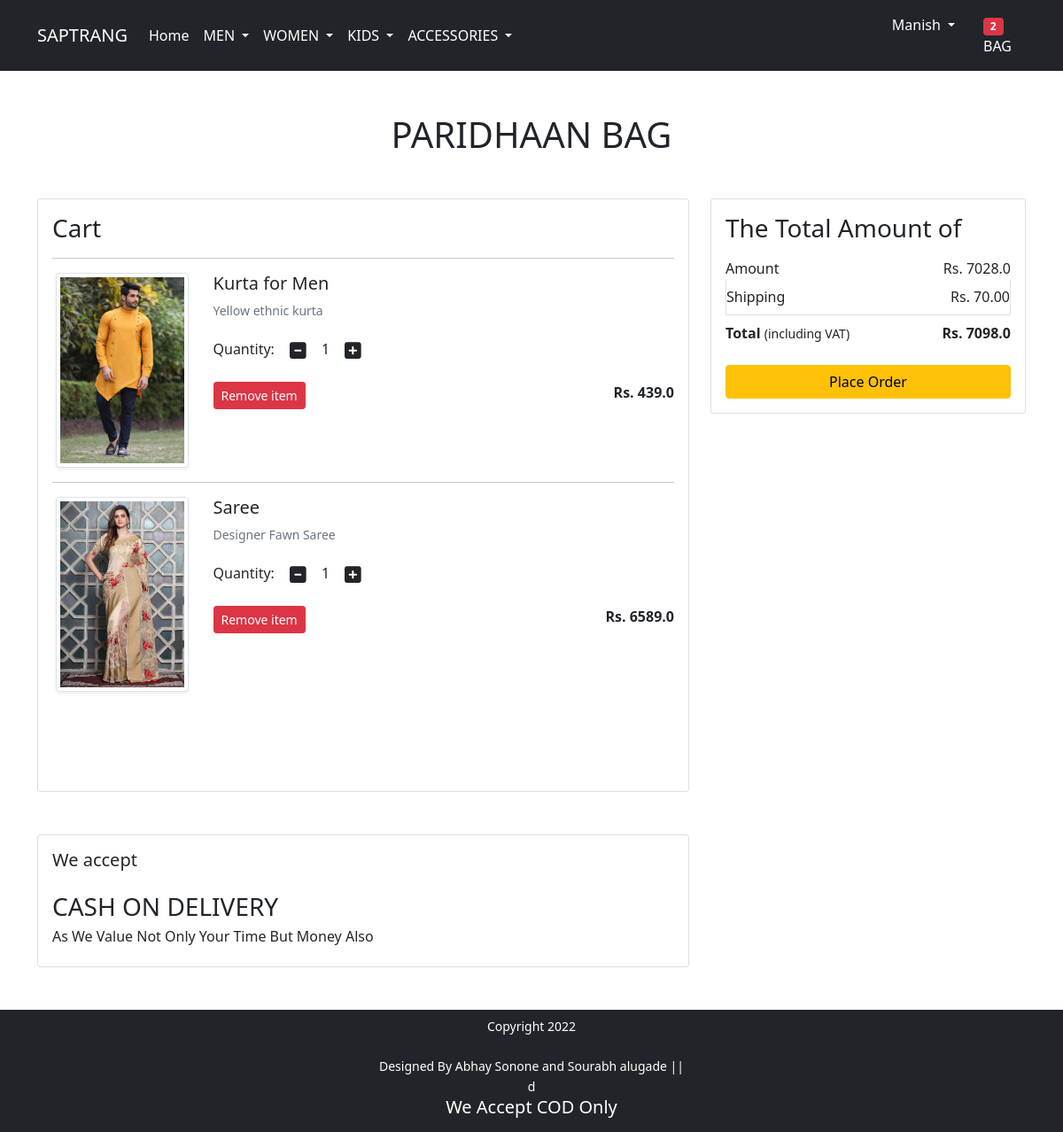
Screenshot of /cart/ (signed in) with the database file from the repository.
### app/models.py (models this page shows, shortened)
class Cart(models.Model):
    user= models.ForeignKey(User, on_delete=models.CASCADE)
    product= models.ForeignKey(Product, on_delete=models.CASCADE)
    quantity = models.PositiveIntegerField(default=1)

class Product(models.Model):
    title =models.CharField(max_length=100)
    selling_price =models.FloatField()
    discounted_price = models.FloatField()
    description = models.TextField()
    brand = models.CharField(max_length=100)
    category= models.CharField(choices=CATEGORY_CHOICES,max_length=5)
    product_image = models.ImageField(upload_to ="productimg")

### app/views.py (the view)
# urls.py: path('cart/', views.show_cart, name='cart'),
def show_cart(request):
 if request.user.is_authenticated:
     totalitem=0
     user=request.user
     cart=Cart.objects.filter(user=user)
     amount=0.0
     shipping_amount=70.0
     totalamount=0.0
     cart_product=[p for p in Cart.objects.all() if p.user==user]
     if request.user.is_authenticated:
      totalitem= len(Cart.objects.filter(user=request.user))
     if cart_product:
         for p in cart_product:
             tempamount=(p.quantity * p.product.discounted_price)
             amount+=tempamount
             totalamount=amount+shipping_amount
         return render(request, 'app/addtocart.html',{'carts':cart,'totalamount':totalamount,'amount':amount,'shipping_amount':shipping_amount,'totalitem':totalitem})
     else:
         return render(request,'app/emptycart.html')

### app/templates/app/addtocart.html (shortened to what this page needs)
{% extends 'app/base.html' %}
{% load static %}
{% block main-content %}
<div class="container my-5">
 <div class="row">
  <h1 class="text-center mb-5">PARIDHAAN BAG</h1>
  <div class="col-sm-8">
  <div class="card">
   <div class="card-body">
    <h3>Cart</h3>
    {% for cart in carts %}
    <hr>
    <div class="row">
     <div class="col-sm-3 text-center align-self-center"><img src="{{cart.product.product_image.url}}" alt="" srcset="" class="img-fluid img-thumbnail shadow-sm" height="150" width="150"> </div>
     <div class="col-sm-9">
      <div>
       <h5>{{cart.product.title}}</h5>
       <p class="mb-2 text-muted small">{{cart.product.description}}</p>
       <div class="my-3">
        <label for="quantity">Quantity:</label>
        <a class="minus-cart btn" pid="{{cart.product.id}}"><i class="fas fa-minus-square fa-lg"></i></a>
          <span id="quantity">{{cart.quantity}}</span>
        <a class="plus-cart btn" pid="{{cart.product.id}}"><i class="fas fa-plus-square fa-lg"></i></a>
       </div>
       <div class="d-flex justify-content-between">
        <a href="#" class="btn btn-sm btn-danger mr-3 remove-cart" pid="{{cart.product.id}}">Remove item </a>
        <p class="mb-0"><span><strong>Rs. {{cart.product.discounted_price}}</strong></span></p>
       </div>
      </div>
     </div>
    </div>
    {% endfor %}
   </div>
   </div>
  </div>
  <div class="col-sm-4">
   <div class="card">
    <div class="card-body">
      <h3>The Total Amount of</h3>
      <ul class="list-group">
       <li class="list-group-item d-flex justify-content-between align-items-center border-0 px-0 pb-0">Amount<span>Rs. <span id="amount">{{amount}}</span></span></li>
       <li class="list-group-item d-flex justify-content-between align-items-center px-0">Shipping<span>Rs. 70.00</span></li>
       <li class="list-group-item d-flex justify-content-between align-items-center border-0 px-0 mb-3">
        <div>
           <strong>Total</strong> <small>(including VAT)</small>
         </div>
         <span><strong>Rs. <strong id="totalamount">{{totalamount}}</strong></strong></span>
       </li>
      </ul>
      <div class="d-grid"><a href="{% url 'checkout' %}" class="btn btn-warning">Place Order</a></div>
    </div>
   </div>
  </div>
 </div>
</div>
<div class="container">
 <div class="row">
  <div class="col-sm-8">
   <div class="card">
    <div class="card-body">
      <h5 class="mb-4">We accept</h5>
      <h3>CASH ON DELIVERY</h3>
      <h6>As We Value Not Only Your Time But Money Also</h6>
    </div>
  </div>
  </div>
 </div>
</div>
{% endblock main-content %}

### app/templates/app/base.html (shortened to what this page needs)
<!doctype html>
{% load static %}
<html lang="en">
  <head>
    <link href="https://cdn.jsdelivr.net/npm/bootstrap@5.0.0-beta1/dist/css/bootstrap.min.css" rel="stylesheet">
    <link rel="stylesheet" href="{% static 'app/css/owl.carousel.min.css' %}">
    <link rel="stylesheet" href="{% static 'app/css/all.min.css' %}">
    <link rel="stylesheet" href="{% static 'app/css/style.css' %}">
  </head>
  <body>
    <nav class="navbar navbar-expand-lg navbar-dark bg-dark">
     <div class="container">
       <a class="navbar-brand" href="/">SAPTRANG</a>
       <div class="collapse navbar-collapse" id="navbarSupportedContent">
         <ul class="navbar-nav me-auto mb-2 mb-lg-0">
           <li class="nav-item">
             <a class="nav-link active" aria-current="page" href="/">Home</a>
           </li>
           <li class="nav-item dropdown">
             <a class="nav-link dropdown-toggle text-white" href="#" id="fashionDropdown" role="button" data-bs-toggle="dropdown" aria-expanded="false">
               MEN
             </a>
           </li>
           <li class="nav-item dropdown">
            <a class="nav-link dropdown-toggle text-white" href="#" id="fashionDropdown" role="button" data-bs-toggle="dropdown" aria-expanded="false">
              WOMEN
            </a>
          </li>
          <li class="nav-item dropdown">
            <a class="nav-link dropdown-toggle text-white" href="#" id="fashionDropdown" role="button" data-bs-toggle="dropdown" aria-expanded="false">
              KIDS
            </a>
          </li>
          <li class="nav-item dropdown">
            <a class="nav-link dropdown-toggle text-white" href="#" id="fashionDropdown" role="button" data-bs-toggle="dropdown" aria-expanded="false">
              ACCESSORIES
            </a>
            </li></ul>
       </div>
         <div>
          <ul class="navbar-nav me-auto mb-2 mb-lg-0">
            {%if request.user.is_authenticated %}
           <li class="nav-item dropdown mx-2">
              <a class="nav-link dropdown-toggle text-white" href="#" id="profileDropdown" role="button" data-bs-toggle="dropdown" aria-expanded="false">
                {{request.user.username|capfirst}}
              </a>
            </li>
            <li class="nav-item mx-2">
             <a href="{% url 'cart' %}" class="nav-link text-white"><span class="badge bg-danger">{{totalitem}}</span> BAG </a>
            </li>
            {% endif %}
          </ul>
         </div>
       </div>
    </nav>
    {% block main-content %} {% endblock main-content %}
    <footer class="container-fluid bg-dark text-center p-2 mt-5">
        <small class="text-white"><div>Copyright 2022 </div><div>Designed By Abhay Sonone and Sourabh alugade ||</div>d <h5>We Accept COD Only</h5></small>
    </footer>
  </body>
</html>

### rows the page displays
Cart: product.product_image (picture), product "Kurta for Men", product.description "Yellow ethnic kurta", quantity "1", product.discounted_price "439.0"
Cart: product.product_image (picture), product "Saree", product.description "Designer Fawn Saree", quantity "1", product.discounted_price "6589.0"

### other values shown
{{ request.user.username|capfirst }} "Manish"
{{ totalitem }} "2"
{{ amount }} "7028.0"
{{ totalamount }} "7098.0"
